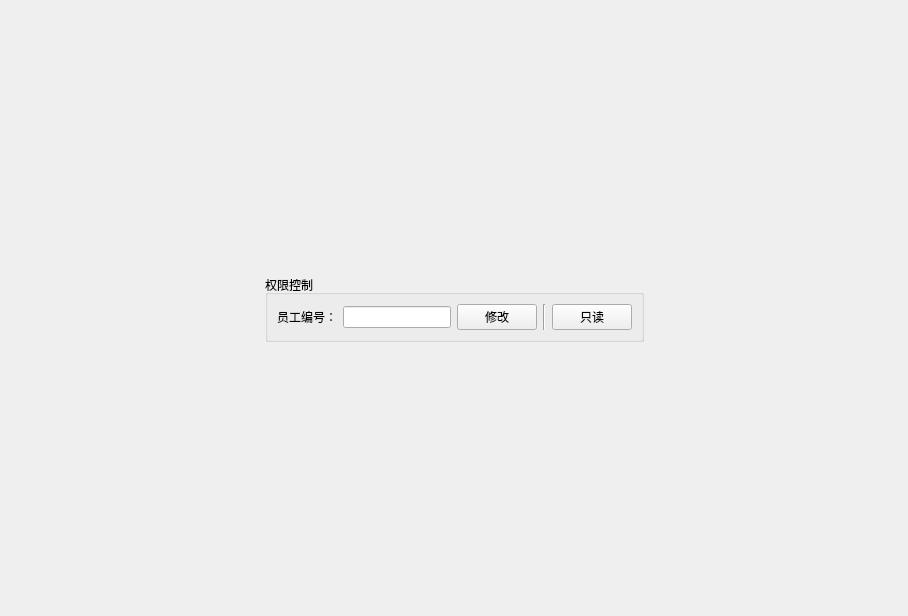
         <widget class="QWidget" name="page_9">
          <layout class="QGridLayout" name="gridLayout_8">
           <item row="0" column="1">
            <spacer name="verticalSpacer">
             <property name="orientation">
              <enum>Qt::Vertical</enum>
             </property>
             <property name="sizeHint" stdset="0">
              <size>
               <width>20</width>
               <height>264</height>
              </size>
             </property>
            </spacer>
           </item>
           <item row="1" column="0">
            <spacer name="horizontalSpacer_3">
             <property name="orientation">
              <enum>Qt::Horizontal</enum>
             </property>
             <property name="sizeHint" stdset="0">
              <size>
               <width>254</width>
               <height>20</height>
              </size>
             </property>
            </spacer>
           </item>
           <item row="1" column="1">
            <widget class="QWidget" name="widget_15" native="true">
             <layout class="QHBoxLayout" name="horizontalLayout_22">
              <property name="spacing">
               <number>0</number>
              </property>
              <property name="leftMargin">
               <number>0</number>
              </property>
              <property name="topMargin">
               <number>0</number>
              </property>
              <property name="rightMargin">
               <number>0</number>
              </property>
              <property name="bottomMargin">
               <number>0</number>
              </property>
              <item>
               <widget class="QGroupBox" name="groupBox_19">
                <property name="title">
                 <string>权限控制</string>
                </property>
                <layout class="QHBoxLayout" name="horizontalLayout_23">
                 <item>
                  <widget class="QLabel" name="label_25">
                   <property name="text">
                    <string>员工编号：</string>
                   </property>
                  </widget>
                 </item>
                 <item>
                  <widget class="QLineEdit" name="lineEdit"/>
                 </item>
                 <item>
                  <widget class="QPushButton" name="pushButton_3">
                   <property name="text">
                    <string>修改</string>
                   </property>
                  </widget>
                 </item>
                 <item>
                  <widget class="Line" name="line">
                   <property name="orientation">
                    <enum>Qt::Vertical</enum>
                   </property>
                  </widget>
                 </item>
                 <item>
                  <widget class="QPushButton" name="pushButton_4">
                   <property name="text">
                    <string>只读</string>
                   </property>
                  </widget>
                 </item>
                </layout>
               </widget>
              </item>
             </layout>
            </widget>
           </item>
           <item row="1" column="2">
            <spacer name="horizontalSpacer_8">
             <property name="orientation">
              <enum>Qt::Horizontal</enum>
             </property>
             <property name="sizeHint" stdset="0">
              <size>
               <width>253</width>
               <height>20</height>
              </size>
             </property>
            </spacer>
           </item>
           <item row="2" column="1">
            <spacer name="verticalSpacer_10">
             <property name="orientation">
              <enum>Qt::Vertical</enum>
             </property>
             <property name="sizeHint" stdset="0">
              <size>
               <width>20</width>
               <height>263</height>
              </size>
             </property>
            </spacer>
           </item>
          </layout>
         </widget>
